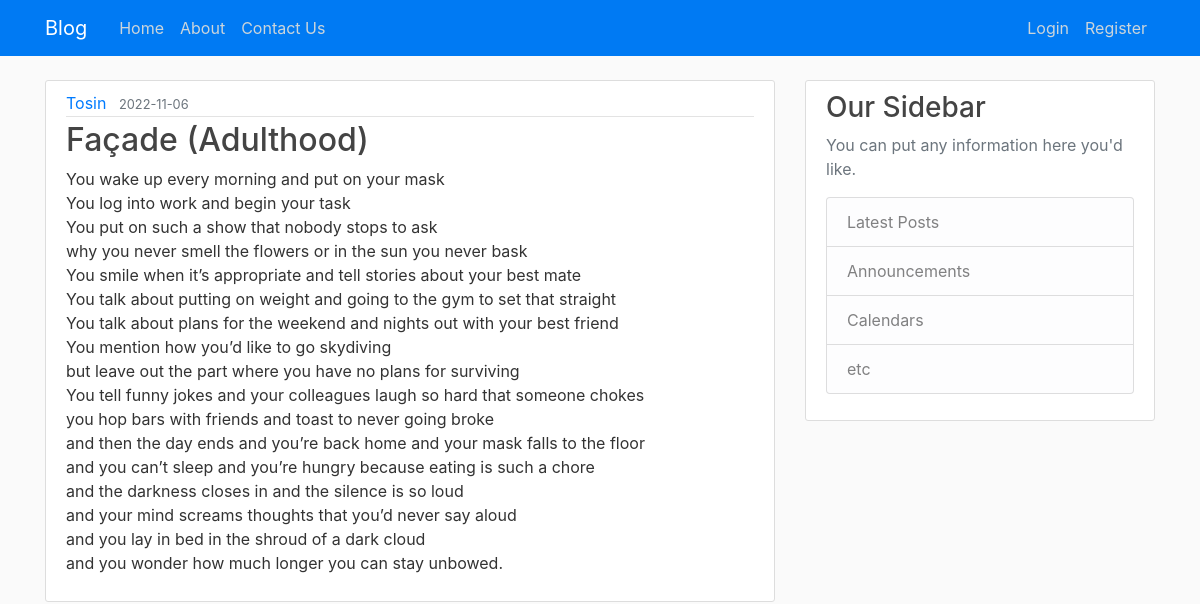
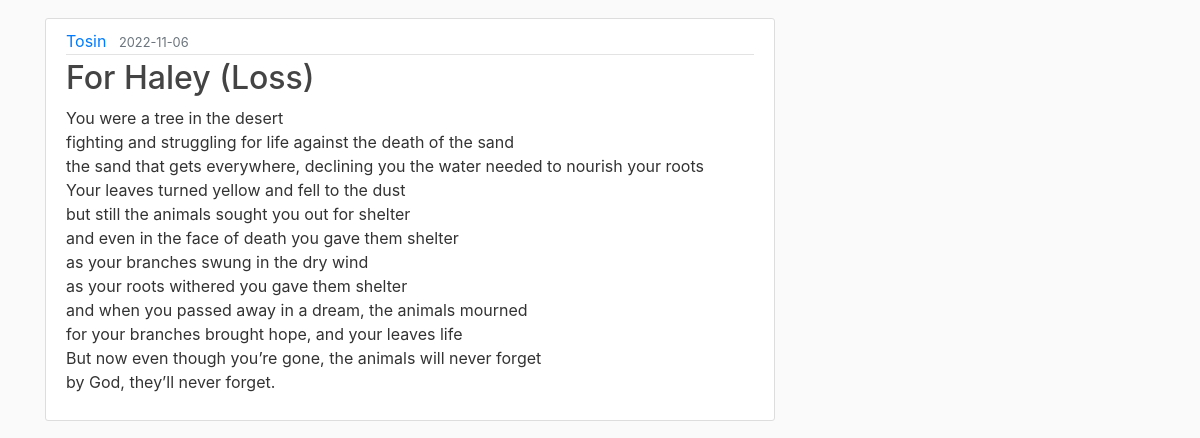
Page /home (upper part) on the earlier database version (2 pictures, top to bottom).
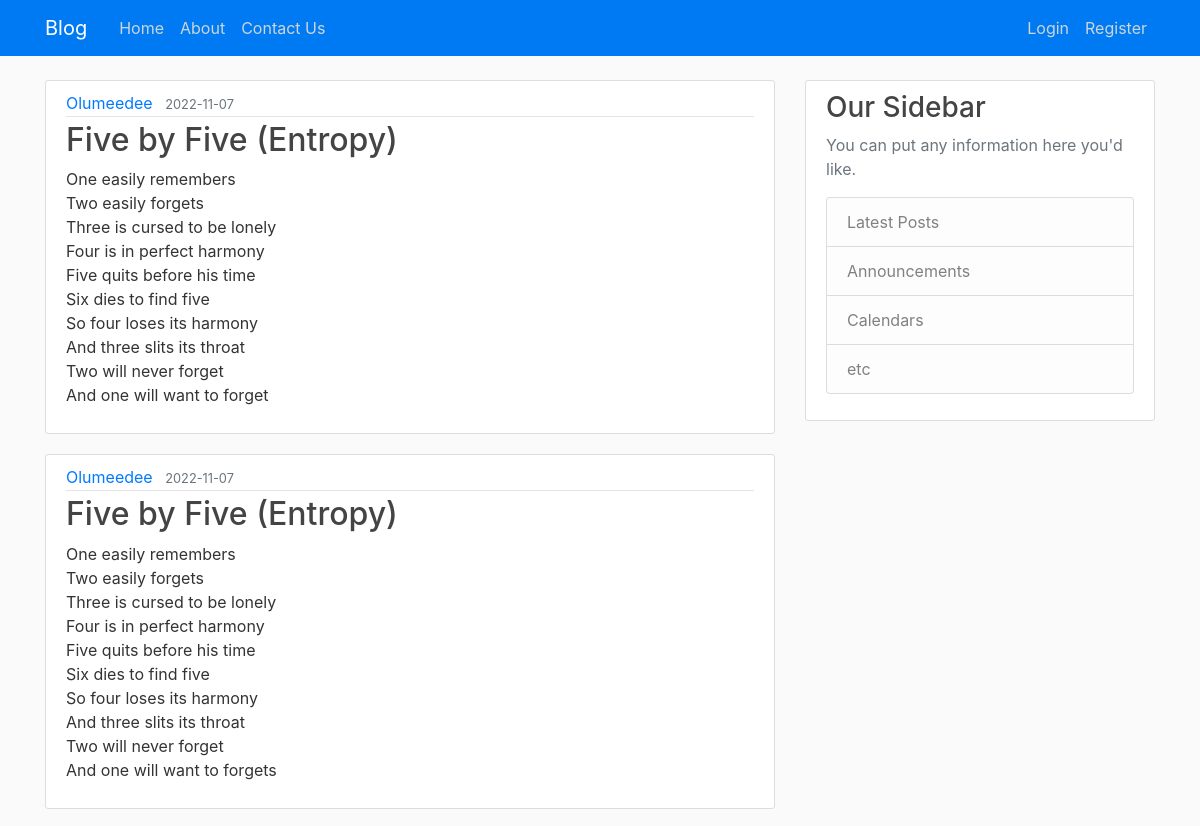
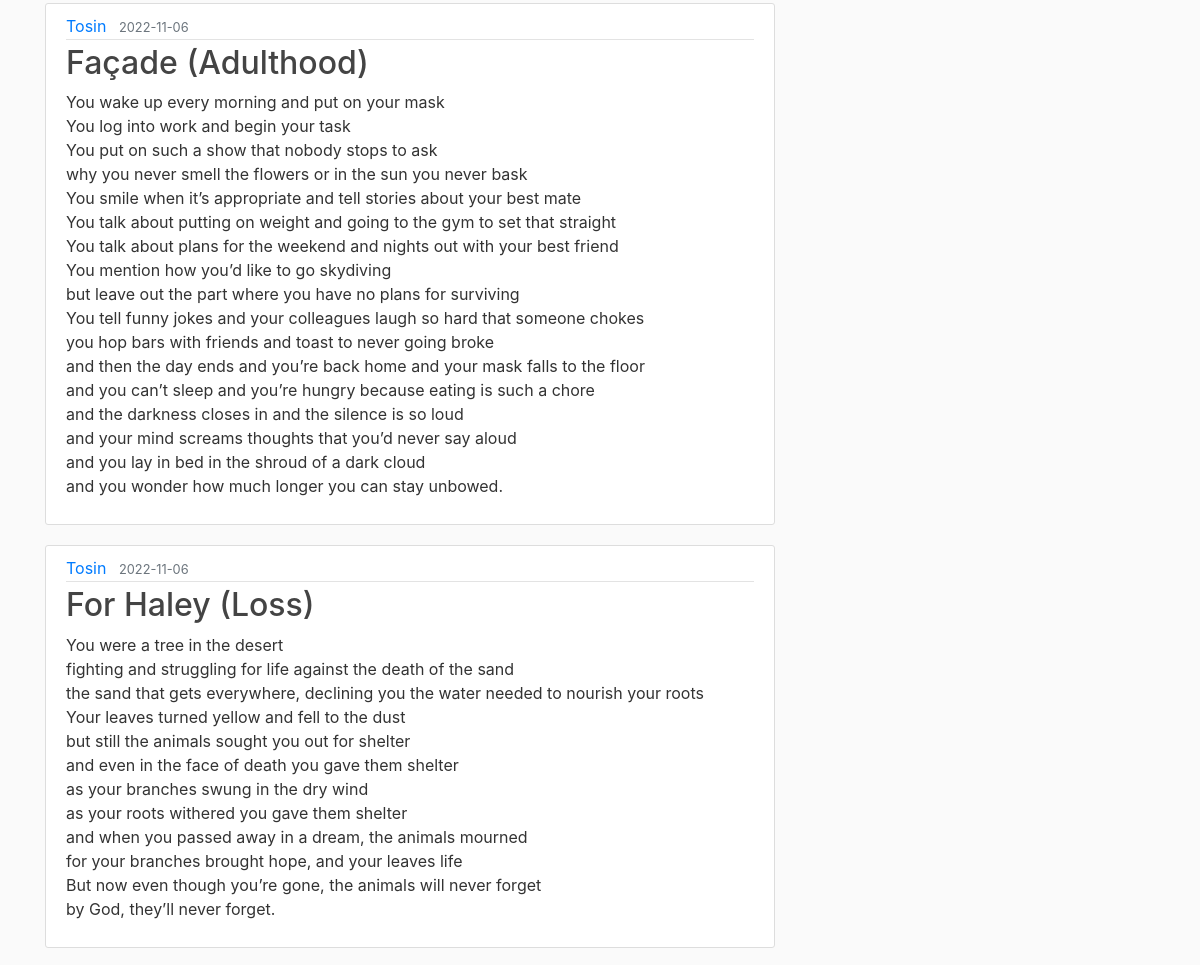
Same page on the later database version (2 pictures, top to bottom).
### app.py (models this page shows, shortened)
class Post(db.Model):
    id = db.Column(db.Integer(), primary_key=True)
    title = db.Column(db.String(255), nullable=False)
    date_posted = db.Column(db.DateTime(), nullable=False, default=datetime.utcnow)
    content = db.Column(db.Text(), nullable=False)
    author_id = db.Column(db.Integer(), db.ForeignKey('user.id'), nullable=False)

class User(db.Model, UserMixin):
    id = db.Column(db.Integer(), primary_key=True)
    username = db.Column(db.String(255), nullable=False, unique=True)
    first_name = db.Column(db.String(255), nullable=False)
    last_name = db.Column(db.String(255), nullable=False)
    email = db.Column(db.String(255), nullable=False, unique=True)
    password_hash = db.Column(db.Text(), nullable=False)
    posts = db.relationship('Post', backref='author', lazy=True)

### app.py (the view)
@app.route('/')
@app.route('/home')
def home():
    posts = Post.query.order_by(Post.date_posted.desc()).all()
    return render_template('index.html', posts=posts)

### app.py (called while the page is built)
@app.before_request
def create_tables():
    db.create_all()

### templates/index.html
{% extends "base.html" %}
{% block content %}
    {% for post in posts %}
        <article class="media content-section">
          <div class="media-body">
            <div class="article-metadata">
              <a class="mr-2" href="#">{{ post.author.username }}</a>
              <small class="text-muted">{{ post.date_posted.strftime('%Y-%m-%d') }}</small>
            </div>
            <h2><a class="article-title" href="{{ url_for('post', post_id=post.id) }}">{{ post.title }}</a></h2>
            <p class="article-content">{{ post.content }}</p>
          </div>
        </article>
    {% endfor %}
{% endblock content %}

### templates/base.html (shortened to what this page needs)
<!DOCTYPE html>
<html>
<head>
    <link rel="stylesheet" href="https://maxcdn.bootstrapcdn.com/bootstrap/4.0.0/css/bootstrap.min.css">
    <link rel="stylesheet" type="text/css" href="{{ url_for('static', filename='main.css') }}">
</head>
<body>
    <header class="site-header">
      <nav class="navbar navbar-expand-md navbar-dark bg-steel fixed-top">
        <div class="container">
          <a class="navbar-brand mr-4" href="/">Blog</a>
          <div class="collapse navbar-collapse" id="navbarToggle">
            {% if current_user.is_authenticated %}
            <div class="navbar-nav mr-auto">
              <a class="nav-item nav-link" href="{{url_for('home')}}">Home</a>
              <a class="nav-item nav-link" href="{{url_for('about')}}">About</a>
              <a class="nav-item nav-link" href="{{url_for('new_post')}}">Create Post</a>
            </div>
            <div class="navbar-nav">
              <a class="nav-item nav-link" href="{{url_for('contact')}}">Contact Us</a>
              <a class="nav-item nav-link" href="{{url_for('logout')}}">Logout</a>
            </div>
            {% else %}
            <div class="navbar-nav mr-auto">
              <a class="nav-item nav-link" href="{{url_for('home')}}">Home</a>
              <a class="nav-item nav-link" href="{{url_for('about')}}">About</a>
              <a class="nav-item nav-link" href="{{url_for('contact')}}">Contact Us</a>
            </div>
            <div class="navbar-nav">
              <a class="nav-item nav-link" href="{{url_for('login')}}">Login</a>
              <a class="nav-item nav-link" href="{{url_for('register')}}">Register</a>
            </div>
            {% endif %}
          </div>
        </div>
      </nav>
    </header>
    <main role="main" class="container">
      <div class="row">
        <div class="col-md-8">
          {% block content %}{% endblock %}
        </div>
        <div class="col-md-4">
          <div class="content-section">
            <h3>Our Sidebar</h3>
            <p class='text-muted'>You can put any information here you'd like.
              <ul class="list-group">
                <li class="list-group-item list-group-item-light">Latest Posts</li>
                <li class="list-group-item list-group-item-light">Announcements</li>
                <li class="list-group-item list-group-item-light">Calendars</li>
                <li class="list-group-item list-group-item-light">etc</li>
              </ul>
            </p>
          </div>
        </div>
      </div>
    </main>
</body>
</html>

### static/main.css (style rules this page uses)
body { background: #fafafa; color: #333333; margin-top: 5rem; }
h1, h2, h3, h4, h5, h6 { color: #444444; }
.bg-steel { background-color: #007AF3; }
.site-header .navbar-nav .nav-link { color: #cbd5db; }
.content-section { background: #ffffff; padding: 10px 20px; border: 1px solid #dddddd; border-radius: 3px; margin-bottom: 20px; }
.article-title { color: #444444; }
.article-content { white-space: pre-line; }
.article-metadata { padding-bottom: 1px; margin-bottom: 4px; border-bottom: 1px solid #e3e3e3 }

Differences in the rows shown:
added Post: author.username "Olumeedee", date_posted "2022-11-07", title "Five by Five (Entropy)", content "One easily remembers Two easily forgets Three is cursed to be lonely Four is in perfect harmony Five quits before his time Six dies to find five So four loses its harmony And three slits its throat Two will never forget And one will want to forget"
added Post: author.username "Olumeedee", date_posted "2022-11-07", title "Five by Five (Entropy)", content "One easily remembers Two easily forgets Three is cursed to be lonely Four is in perfect harmony Five quits before his time Six dies to find five So four loses its harmony And three slits its throat Two will never forget And one will want to forgets"
